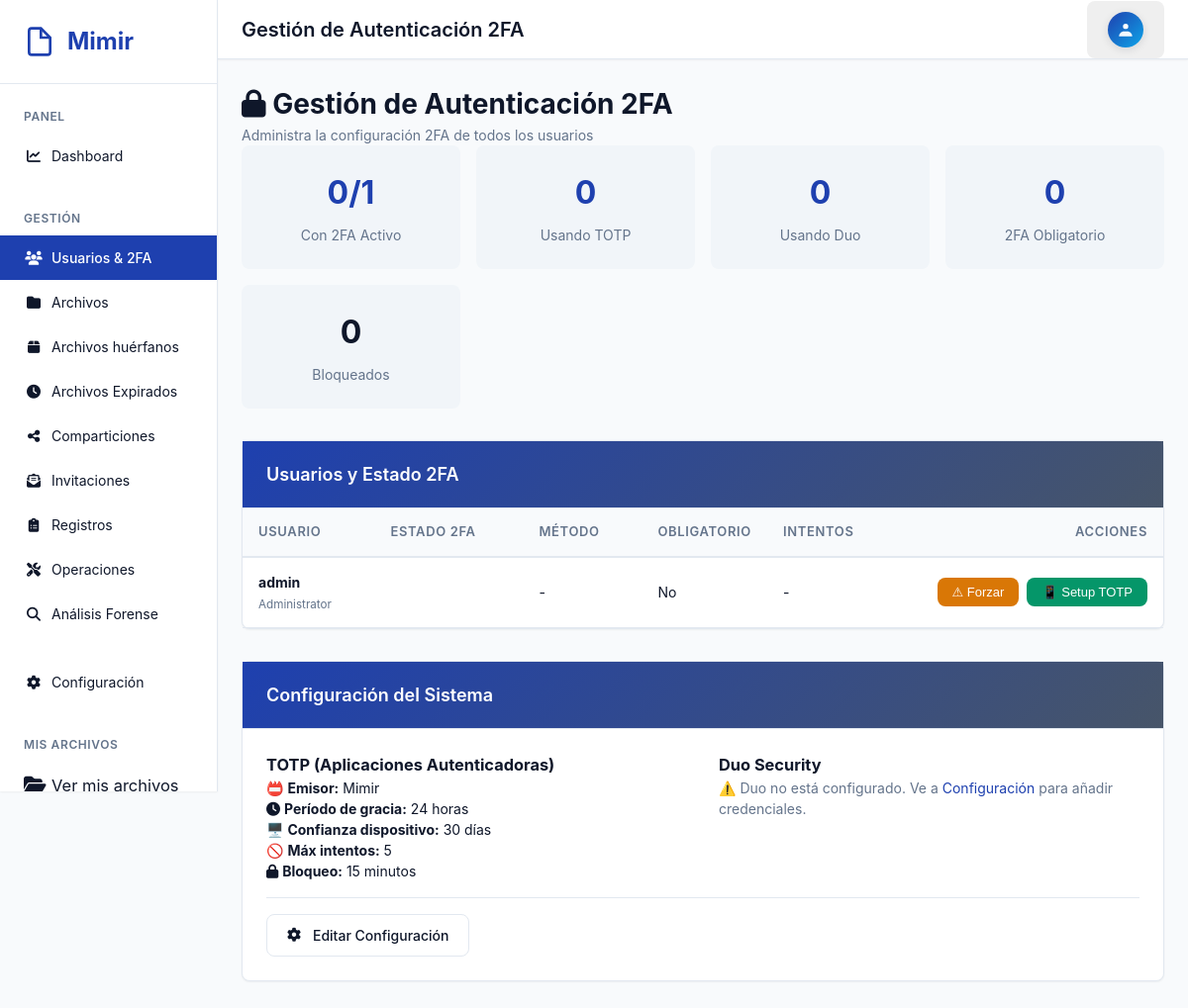
/admin/2fa_management.php (signed in), run on an earlier commit of the app's database.
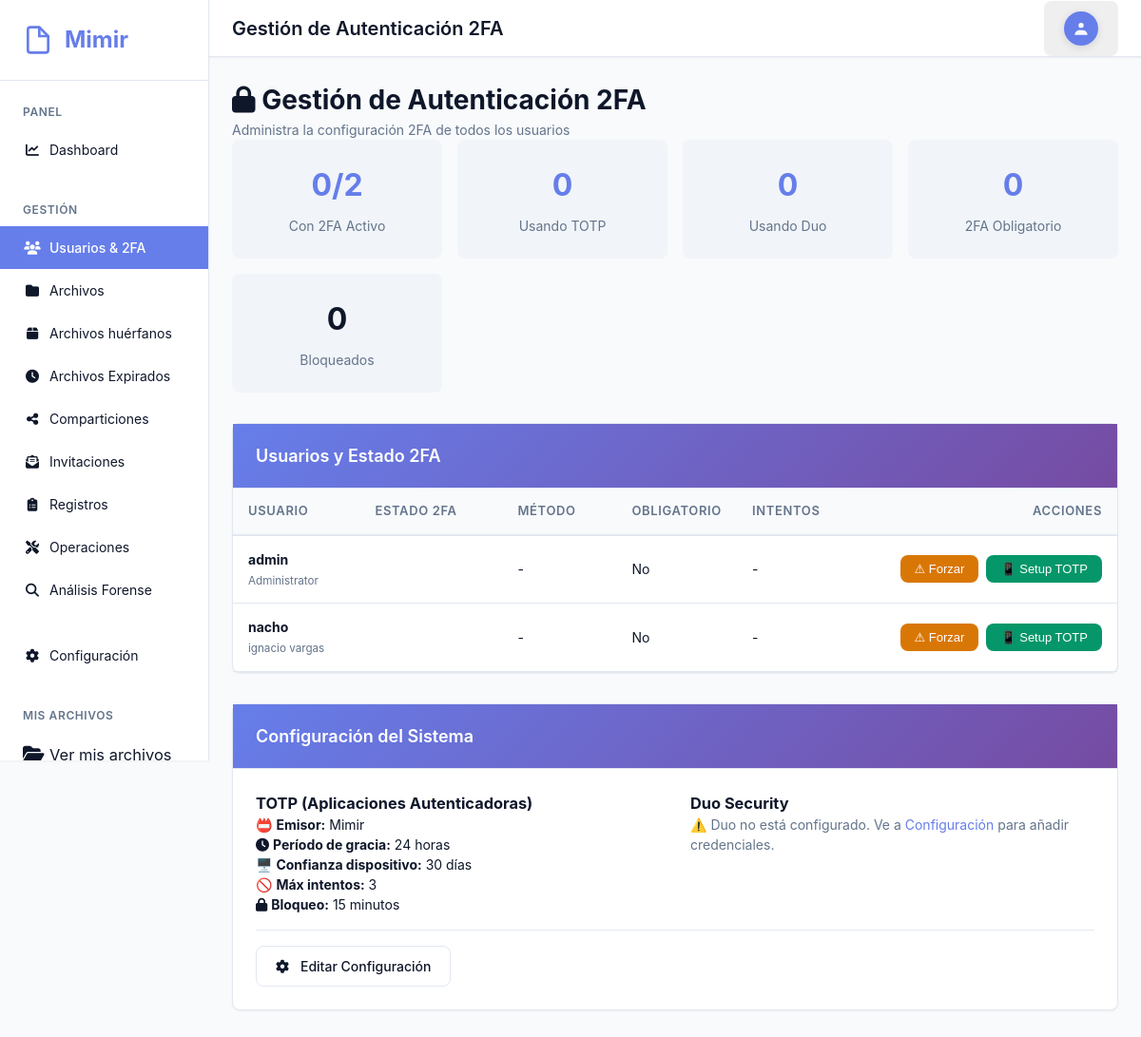
And on a later commit of the database.
### tables this page shows
CREATE TABLE `users` (
  `id` int(11) NOT NULL AUTO_INCREMENT,
  `username` varchar(50) NOT NULL,
  `email` varchar(100) NOT NULL,
  `password` varchar(255) DEFAULT NULL,
  `full_name` varchar(100) DEFAULT NULL,
  `role` enum('admin','user') NOT NULL DEFAULT 'user',
  `is_active` tinyint(1) NOT NULL DEFAULT 1,
  `is_ldap` tinyint(1) NOT NULL DEFAULT 0,
  `storage_quota` bigint(20) DEFAULT NULL COMMENT 'Storage quota in bytes, NULL = unlimited',
  `storage_used` bigint(20) NOT NULL DEFAULT 0,
  `require_2fa` tinyint(1) NOT NULL DEFAULT 0 COMMENT 'Admin can force 2FA for this user',
  `force_password_change` tinyint(1) NOT NULL DEFAULT 0 COMMENT 'Require user to change password on next login',
  `trusted_devices` text DEFAULT NULL COMMENT 'JSON array of trusted device hashes',
  `last_login` datetime DEFAULT NULL,
  `created_at` timestamp NOT NULL DEFAULT current_timestamp(),
  `updated_at` timestamp NOT NULL DEFAULT current_timestamp() ON UPDATE current_timestamp(),
  PRIMARY KEY (`id`),
  UNIQUE KEY `username` (`username`),
  KEY `idx_role` (`role`),
  KEY `idx_is_active` (`is_active`),
  KEY `idx_require_2fa` (`require_2fa`),
  KEY `idx_force_password_change` (`force_password_change`)
);

### public/admin/2fa_management.php (the view, shortened to what the rows shown need)
<?php
require_once __DIR__ . '/../../includes/layout.php';
$db = Database::getInstance()->getConnection();
$stmt = $db->query("
    SELECT
        u.id,
        u.username,
        u.email,
        u.full_name,
        u.require_2fa,
        u.is_active,
        uf.method,
        uf.is_enabled as has_2fa,
        uf.created_at as 2fa_since,
        (SELECT COUNT(*) FROM 2fa_attempts WHERE user_id = u.id) as total_attempts,
        (SELECT COUNT(*) FROM 2fa_attempts WHERE user_id = u.id AND success = 1) as successful_attempts,
        (SELECT COUNT(*) FROM 2fa_attempts WHERE user_id = u.id AND success = 0 AND attempted_at > DATE_SUB(NOW(), INTERVAL 15 MINUTE)) as recent_failures
    FROM users u
    LEFT JOIN user_2fa uf ON u.id = uf.user_id AND uf.is_enabled = 1
    ORDER BY u.username
");
$users = $stmt->fetchAll(PDO::FETCH_ASSOC);
?>
<div class="content">
    <div class="page-header">
        <div>
            <h1><i class="fas fa-lock"></i> Gestión de Autenticación 2FA</h1>
        </div>
    </div>
    <div class="card">
        <div class="card-header">
            <h2 class="card-title">Usuarios y Estado 2FA</h2>
        </div>
        <div class="card-body" style="padding: 0;">
            <table class="table">
                <thead>
                    <tr>
                        <th>Usuario</th>
                        <th style="width: 150px;">Estado 2FA</th>
                        <th style="width: 120px;">Método</th>
                        <th style="width: 120px;">Obligatorio</th>
                        <th style="width: 150px;">Intentos</th>
                        <th style="width: 250px; text-align: right;">Acciones</th>
                    </tr>
                </thead>
                <tbody>
                    <?php foreach ($users as $user): ?>
                        <tr>
                            <td>
                                <strong><?php echo htmlspecialchars($user['username']); ?></strong>
                                <?php if ($user['full_name']): ?>
                                    <br><small style="color: var(--text-muted);"><?php echo htmlspecialchars($user['full_name']); ?></small>
                                <?php endif; ?>
                            </td>
                            <td>
                                <?php if ($user['has_2fa']): ?>
                                    <span class="user-status status-enabled"><i class="fas fa-check"></i> Activo</span>
                                    <?php if ($user['2fa_since']): ?>
                                        <br><small style="color: var(--text-muted);">
                                            Desde <?php echo date('d/m/Y', strtotime($user['2fa_since'])); ?>
                                        </small>
                                    <?php endif; ?>
                                <?php else: ?>
                                    <span class="user-status status-disabled">✗ Inactivo</span>
                                <?php endif; ?>
                            </td>
                            <td>
                                <?php if ($user['method'] === 'totp'): ?>
                                    📱 TOTP
                                <?php elseif ($user['method'] === 'duo'): ?>
                                    <i class="fas fa-shield-alt"></i> Duo
                                <?php else: ?>
                                    -
                                <?php endif; ?>
                            </td>
                            <td>
                                <?php if ($user['require_2fa']): ?>
                                    <span class="user-status status-required">⚠ Sí</span>
                                <?php else: ?>
                                    No
                                <?php endif; ?>
                            </td>
                            <td>
                                <?php if ($user['total_attempts'] > 0): ?>
                                    <i class="fas fa-check"></i> <?php echo $user['successful_attempts']; ?> /
                                    ✗ <?php echo $user['total_attempts'] - $user['successful_attempts']; ?>
                                    <?php if ($user['recent_failures'] >= 5): ?>
                                        <br><span class="user-status status-locked"><i class="fas fa-lock"></i> Bloqueado</span>
                                    <?php endif; ?>
                                <?php else: ?>
                                    -
                                <?php endif; ?>
                            </td>
                            <td style="text-align: right;">
                                <div style="display: flex; gap: 0.5rem; justify-content: flex-end; flex-wrap: wrap;">
                                    <?php if (!$user['require_2fa']): ?>
                                        <form method="POST" style="display: inline;">
                                            <button type="submit" class="btn btn-sm btn-warning" title="Forzar 2FA">
                                                ⚠ Forzar
                                            </button>
                                        </form>
                                    <?php endif; ?>
                                    <?php if (!$user['has_2fa']): ?>
                                        <form method="POST" style="display: inline;">
                                            <button type="submit" class="btn btn-sm btn-success" title="Configurar TOTP">
                                                📱 Setup TOTP
                                            </button>
                                        </form>
                                    <?php endif; ?>
                                </div>
                            </td>
                        </tr>
                    <?php endforeach; ?>
                </tbody>
            </table>
        </div>
    </div>
    <div class="card" style="margin-top: 2rem;">
        <div class="card-header">
            <h2 class="card-title">Configuración del Sistema</h2>
        </div>
    </div>
</div>

What changed in the data, as far as the page shows it:
added users: username "nacho", full_name "ignacio vargas", require_2fa "No"
Also different on the page:
$stats['total_users']: "1" → "2"
$config2fa['max_attempts']: "5" → "3"
